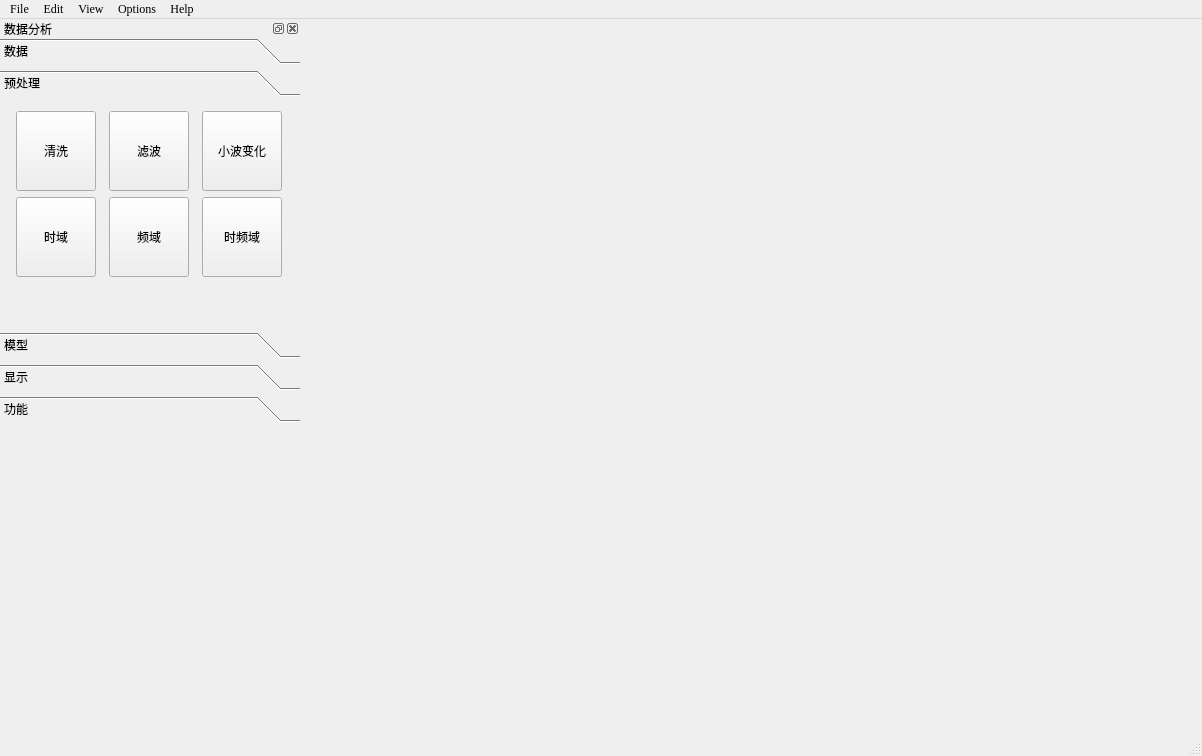
<?xml version="1.0" encoding="UTF-8"?>
<ui version="4.0">
 <class>DataAnalysis</class>
 <widget class="QMainWindow" name="DataAnalysis">
  <property name="geometry">
   <rect>
    <x>0</x>
    <y>0</y>
    <width>1202</width>
    <height>756</height>
   </rect>
  </property>
  <property name="font">
   <font>
    <family>Times New Roman</family>
   </font>
  </property>
  <property name="windowTitle">
   <string>Drill Star - Data Analysis</string>
  </property>
  <widget class="QWidget" name="centralwidget">
   <layout class="QVBoxLayout" name="verticalLayout_5">
    <property name="leftMargin">
     <number>0</number>
    </property>
    <property name="topMargin">
     <number>0</number>
    </property>
    <property name="rightMargin">
     <number>0</number>
    </property>
    <property name="bottomMargin">
     <number>0</number>
    </property>
    <item>
     <layout class="QVBoxLayout" name="verticalLayout_graph"/>
    </item>
   </layout>
  </widget>
  <widget class="QMenuBar" name="menubar">
   <property name="geometry">
    <rect>
     <x>0</x>
     <y>0</y>
     <width>1202</width>
     <height>23</height>
    </rect>
   </property>
   <widget class="QMenu" name="menuFile">
    <property name="font">
     <font>
      <family>Times New Roman</family>
     </font>
    </property>
    <property name="title">
     <string>File</string>
    </property>
   </widget>
   <widget class="QMenu" name="menuEdit">
    <property name="font">
     <font>
      <family>Times New Roman</family>
     </font>
    </property>
    <property name="title">
     <string>Edit</string>
    </property>
   </widget>
   <widget class="QMenu" name="menuView">
    <property name="font">
     <font>
      <family>Times New Roman</family>
     </font>
    </property>
    <property name="title">
     <string>View</string>
    </property>
   </widget>
   <widget class="QMenu" name="menuOptions">
    <property name="font">
     <font>
      <family>Times New Roman</family>
     </font>
    </property>
    <property name="title">
     <string>Options</string>
    </property>
   </widget>
   <widget class="QMenu" name="menuHelp">
    <property name="font">
     <font>
      <family>Times New Roman</family>
     </font>
    </property>
    <property name="title">
     <string>Help</string>
    </property>
   </widget>
   <addaction name="menuFile"/>
   <addaction name="menuEdit"/>
   <addaction name="menuView"/>
   <addaction name="menuOptions"/>
   <addaction name="menuHelp"/>
  </widget>
  <widget class="QStatusBar" name="statusbar"/>
  <widget class="QDockWidget" name="dockWidget">
   <property name="minimumSize">
    <size>
     <width>300</width>
     <height>289</height>
    </size>
   </property>
   <property name="maximumSize">
    <size>
     <width>300</width>
     <height>524287</height>
    </size>
   </property>
   <property name="toolTip">
    <string/>
   </property>
   <property name="allowedAreas">
    <set>Qt::LeftDockWidgetArea|Qt::RightDockWidgetArea</set>
   </property>
   <property name="windowTitle">
    <string>数据分析</string>
   </property>
   <attribute name="dockWidgetArea">
    <number>1</number>
   </attribute>
   <widget class="QWidget" name="dockWidgetContents">
    <layout class="QVBoxLayout" name="verticalLayout">
     <property name="leftMargin">
      <number>0</number>
     </property>
     <property name="topMargin">
      <number>0</number>
     </property>
     <property name="rightMargin">
      <number>0</number>
     </property>
     <property name="bottomMargin">
      <number>10</number>
     </property>
     <item>
      <widget class="QToolBox" name="toolBox">
       <property name="font">
        <font>
         <family>Times New Roman</family>
         <pointsize>9</pointsize>
        </font>
       </property>
       <property name="currentIndex">
        <number>1</number>
       </property>
       <widget class="QWidget" name="page_Data">
        <property name="geometry">
         <rect>
          <x>0</x>
          <y>0</y>
          <width>300</width>
          <height>236</height>
         </rect>
        </property>
        <attribute name="label">
         <string>数据</string>
        </attribute>
        <layout class="QGridLayout" name="gridLayout_5">
         <property name="leftMargin">
          <number>0</number>
         </property>
         <property name="topMargin">
          <number>0</number>
         </property>
         <property name="rightMargin">
          <number>0</number>
         </property>
         <property name="bottomMargin">
          <number>0</number>
         </property>
         <item row="0" column="0">
          <widget class="QWidget" name="widget" native="true">
           <property name="maximumSize">
            <size>
             <width>16777215</width>
             <height>16777215</height>
            </size>
           </property>
           <layout class="QGridLayout" name="gridLayout">
            <item row="1" column="1">
             <widget class="QToolButton" name="btn_Data_Datainfo">
              <property name="minimumSize">
               <size>
                <width>80</width>
                <height>80</height>
               </size>
              </property>
              <property name="maximumSize">
               <size>
                <width>80</width>
                <height>80</height>
               </size>
              </property>
              <property name="font">
               <font>
                <family>微软雅黑</family>
                <pointsize>9</pointsize>
               </font>
              </property>
              <property name="text">
               <string>数据信息</string>
              </property>
             </widget>
            </item>
            <item row="1" column="2">
             <widget class="QToolButton" name="btn_Data_Save">
              <property name="minimumSize">
               <size>
                <width>80</width>
                <height>80</height>
               </size>
              </property>
              <property name="maximumSize">
               <size>
                <width>80</width>
                <height>80</height>
               </size>
              </property>
              <property name="font">
               <font>
                <family>微软雅黑</family>
                <pointsize>9</pointsize>
               </font>
              </property>
              <property name="text">
               <string>保存数据</string>
              </property>
             </widget>
            </item>
            <item row="0" column="2">
             <widget class="QToolButton" name="btn_Data_SQLimport">
              <property name="minimumSize">
               <size>
                <width>80</width>
                <height>80</height>
               </size>
              </property>
              <property name="maximumSize">
               <size>
                <width>80</width>
                <height>80</height>
               </size>
              </property>
              <property name="font">
               <font>
                <family>Times New Roman</family>
                <pointsize>9</pointsize>
               </font>
              </property>
              <property name="text">
               <string>SQL</string>
              </property>
             </widget>
            </item>
            <item row="1" column="0">
             <widget class="QToolButton" name="btn_Data_DataList">
              <property name="minimumSize">
               <size>
                <width>80</width>
                <height>80</height>
               </size>
              </property>
              <property name="maximumSize">
               <size>
                <width>80</width>
                <height>80</height>
               </size>
              </property>
              <property name="font">
               <font>
                <family>微软雅黑</family>
                <pointsize>9</pointsize>
               </font>
              </property>
              <property name="text">
               <string>数据表</string>
              </property>
             </widget>
            </item>
            <item row="0" column="0">
             <widget class="QToolButton" name="btn_Data_Excelimport">
              <property name="minimumSize">
               <size>
                <width>80</width>
                <height>80</height>
               </size>
              </property>
              <property name="maximumSize">
               <size>
                <width>80</width>
                <height>80</height>
               </size>
              </property>
              <property name="font">
               <font>
                <family>Times New Roman</family>
                <pointsize>9</pointsize>
               </font>
              </property>
              <property name="text">
               <string>Excel 导入</string>
              </property>
             </widget>
            </item>
            <item row="0" column="1">
             <widget class="QToolButton" name="btn_Data_CSVimport">
              <property name="minimumSize">
               <size>
                <width>80</width>
                <height>80</height>
               </size>
              </property>
              <property name="maximumSize">
               <size>
                <width>80</width>
                <height>80</height>
               </size>
              </property>
              <property name="font">
               <font>
                <family>Times New Roman</family>
                <pointsize>9</pointsize>
               </font>
              </property>
              <property name="text">
               <string>CSV 导入</string>
              </property>
             </widget>
            </item>
            <item row="2" column="1">
             <spacer name="verticalSpacer">
              <property name="orientation">
               <enum>Qt::Vertical</enum>
              </property>
              <property name="sizeHint" stdset="0">
               <size>
                <width>20</width>
                <height>40</height>
               </size>
              </property>
             </spacer>
            </item>
           </layout>
          </widget>
         </item>
        </layout>
       </widget>
       <widget class="QWidget" name="page_Process">
        <property name="geometry">
         <rect>
          <x>0</x>
          <y>0</y>
          <width>300</width>
          <height>236</height>
         </rect>
        </property>
        <attribute name="label">
         <string>预处理</string>
        </attribute>
        <layout class="QVBoxLayout" name="verticalLayout_3">
         <property name="leftMargin">
          <number>0</number>
         </property>
         <property name="topMargin">
          <number>0</number>
         </property>
         <property name="rightMargin">
          <number>0</number>
         </property>
         <property name="bottomMargin">
          <number>0</number>
         </property>
         <item>
          <widget class="QWidget" name="widget_2" native="true">
           <property name="maximumSize">
            <size>
             <width>16777215</width>
             <height>16777215</height>
            </size>
           </property>
           <layout class="QGridLayout" name="gridLayout_2">
            <item row="2" column="4">
             <widget class="QToolButton" name="btn_Process_timeFrequency">
              <property name="minimumSize">
               <size>
                <width>80</width>
                <height>80</height>
               </size>
              </property>
              <property name="maximumSize">
               <size>
                <width>80</width>
                <height>80</height>
               </size>
              </property>
              <property name="font">
               <font>
                <family>微软雅黑</family>
                <pointsize>9</pointsize>
               </font>
              </property>
              <property name="text">
               <string>时频域</string>
              </property>
             </widget>
            </item>
            <item row="2" column="2">
             <widget class="QToolButton" name="btn_Process_Frequency">
              <property name="minimumSize">
               <size>
                <width>80</width>
                <height>80</height>
               </size>
              </property>
              <property name="maximumSize">
               <size>
                <width>80</width>
                <height>80</height>
               </size>
              </property>
              <property name="font">
               <font>
                <family>微软雅黑</family>
                <pointsize>9</pointsize>
               </font>
              </property>
              <property name="text">
               <string>频域</string>
              </property>
             </widget>
            </item>
            <item row="1" column="4">
             <widget class="QToolButton" name="btn_Process_Wavelet">
              <property name="minimumSize">
               <size>
                <width>80</width>
                <height>80</height>
               </size>
              </property>
              <property name="maximumSize">
               <size>
                <width>80</width>
                <height>80</height>
               </size>
              </property>
              <property name="font">
               <font>
                <family>微软雅黑</family>
                <pointsize>9</pointsize>
               </font>
              </property>
              <property name="text">
               <string>小波变化</string>
              </property>
             </widget>
            </item>
            <item row="5" column="2">
             <spacer name="verticalSpacer_2">
              <property name="orientation">
               <enum>Qt::Vertical</enum>
              </property>
              <property name="sizeHint" stdset="0">
               <size>
                <width>20</width>
                <height>40</height>
               </size>
              </property>
             </spacer>
            </item>
            <item row="2" column="0">
             <widget class="QToolButton" name="btn_Process_Time">
              <property name="minimumSize">
               <size>
                <width>80</width>
                <height>80</height>
               </size>
              </property>
              <property name="maximumSize">
               <size>
                <width>80</width>
                <height>80</height>
               </size>
              </property>
              <property name="font">
               <font>
                <family>微软雅黑</family>
                <pointsize>9</pointsize>
               </font>
              </property>
              <property name="text">
               <string>时域</string>
              </property>
             </widget>
            </item>
            <item row="1" column="0">
             <widget class="QToolButton" name="btn_Process_Clean">
              <property name="minimumSize">
               <size>
                <width>80</width>
                <height>80</height>
               </size>
              </property>
              <property name="maximumSize">
               <size>
                <width>80</width>
                <height>80</height>
               </size>
              </property>
              <property name="font">
               <font>
                <family>微软雅黑</family>
                <pointsize>9</pointsize>
               </font>
              </property>
              <property name="text">
               <string>清洗</string>
              </property>
             </widget>
            </item>
            <item row="1" column="2">
             <widget class="QToolButton" name="btn_Process_Filter">
              <property name="minimumSize">
               <size>
                <width>80</width>
                <height>80</height>
               </size>
              </property>
              <property name="maximumSize">
               <size>
                <width>80</width>
                <height>80</height>
               </size>
              </property>
              <property name="font">
               <font>
                <family>微软雅黑</family>
                <pointsize>9</pointsize>
               </font>
              </property>
              <property name="text">
               <string>滤波</string>
              </property>
             </widget>
            </item>
           </layout>
          </widget>
         </item>
        </layout>
       </widget>
       <widget class="QWidget" name="page_Model">
        <property name="geometry">
         <rect>
          <x>0</x>
          <y>0</y>
          <width>300</width>
          <height>388</height>
         </rect>
        </property>
        <attribute name="label">
         <string>模型</string>
        </attribute>
        <layout class="QVBoxLayout" name="verticalLayout_4">
         <property name="leftMargin">
          <number>0</number>
         </property>
         <property name="topMargin">
          <number>0</number>
         </property>
         <property name="rightMargin">
          <number>0</number>
         </property>
         <property name="bottomMargin">
          <number>0</number>
         </property>
         <item>
          <widget class="QWidget" name="widget_3" native="true">
           <layout class="QGridLayout" name="gridLayout_3">
            <property name="leftMargin">
             <number>0</number>
            </property>
            <property name="topMargin">
             <number>0</number>
            </property>
            <property name="rightMargin">
             <number>0</number>
            </property>
            <property name="bottomMargin">
             <number>0</number>
            </property>
            <item row="4" column="1">
             <spacer name="verticalSpacer_3">
              <property name="orientation">
               <enum>Qt::Vertical</enum>
              </property>
              <property name="sizeHint" stdset="0">
               <size>
                <width>20</width>
                <height>40</height>
               </size>
              </property>
             </spacer>
            </item>
            <item row="0" column="0">
             <widget class="QToolButton" name="btn_Model_PCA">
              <property name="minimumSize">
               <size>
                <width>80</width>
                <height>80</height>
               </size>
              </property>
              <property name="maximumSize">
               <size>
                <width>80</width>
                <height>80</height>
               </size>
              </property>
              <property name="font">
               <font>
                <family>Times New Roman</family>
                <pointsize>9</pointsize>
               </font>
              </property>
              <property name="text">
               <string>PCA</string>
              </property>
             </widget>
            </item>
            <item row="0" column="1">
             <widget class="QToolButton" name="btn_Model_SVM">
              <property name="minimumSize">
               <size>
                <width>80</width>
                <height>80</height>
               </size>
              </property>
              <property name="maximumSize">
               <size>
                <width>80</width>
                <height>80</height>
               </size>
              </property>
              <property name="font">
               <font>
                <family>Times New Roman</family>
                <pointsize>9</pointsize>
               </font>
              </property>
              <property name="text">
               <string>SVM</string>
              </property>
             </widget>
            </item>
            <item row="0" column="2">
             <widget class="QToolButton" name="btn_Model_KMeans">
              <property name="minimumSize">
               <size>
                <width>80</width>
                <height>80</height>
               </size>
              </property>
              <property name="maximumSize">
               <size>
                <width>80</width>
                <height>80</height>
               </size>
              </property>
              <property name="font">
               <font>
                <family>Times New Roman</family>
                <pointsize>9</pointsize>
               </font>
              </property>
              <property name="text">
               <string>K-Means</string>
              </property>
             </widget>
            </item>
            <item row="1" column="0">
             <widget class="QToolButton" name="btn_Model_NN">
              <property name="minimumSize">
               <size>
                <width>80</width>
                <height>80</height>
               </size>
              </property>
              <property name="maximumSize">
               <size>
                <width>80</width>
                <height>80</height>
               </size>
              </property>
              <property name="font">
               <font>
                <family>Times New Roman</family>
                <pointsize>9</pointsize>
               </font>
              </property>
              <property name="text">
               <string>Neural
Network</string>
              </property>
             </widget>
            </item>
            <item row="1" column="1">
             <widget class="QToolButton" name="btn_Model_Lstm">
              <property name="minimumSize">
               <size>
                <width>80</width>
                <height>80</height>
               </size>
              </property>
              <property name="maximumSize">
               <size>
                <width>80</width>
                <height>80</height>
               </size>
              </property>
              <property name="font">
               <font>
                <family>Times New Roman</family>
                <pointsize>9</pointsize>
               </font>
              </property>
              <property name="text">
               <string>Lstm</string>
              </property>
             </widget>
            </item>
            <item row="1" column="2">
             <widget class="QToolButton" name="btn_Model_NaiveBayes">
              <property name="minimumSize">
               <size>
                <width>80</width>
                <height>80</height>
               </size>
              </property>
              <property name="maximumSize">
               <size>
                <width>80</width>
                <height>80</height>
               </size>
              </property>
              <property name="font">
               <font>
                <family>Times New Roman</family>
                <pointsize>9</pointsize>
               </font>
              </property>
              <property name="text">
               <string>Naive
Bayes</string>
              </property>
             </widget>
            </item>
            <item row="2" column="0">
             <widget class="QToolButton" name="btn_Model_Informer">
              <property name="minimumSize">
               <size>
                <width>80</width>
                <height>80</height>
               </size>
              </property>
              <property name="maximumSize">
               <size>
                <width>80</width>
                <height>80</height>
               </size>
              </property>
              <property name="font">
               <font>
                <family>Times New Roman</family>
                <pointsize>9</pointsize>
               </font>
              </property>
              <property name="text">
               <string>Informer</string>
              </property>
             </widget>
            </item>
            <item row="2" column="1">
             <widget class="QToolButton" name="btn_Model_LogisticRegression">
              <property name="minimumSize">
               <size>
                <width>80</width>
                <height>80</height>
               </size>
              </property>
              <property name="maximumSize">
               <size>
                <width>80</width>
                <height>80</height>
               </size>
              </property>
              <property name="font">
               <font>
                <family>Times New Roman</family>
                <pointsize>9</pointsize>
               </font>
              </property>
              <property name="text">
               <string>Logistic
Regression</string>
              </property>
             </widget>
            </item>
            <item row="2" column="2">
             <widget class="QToolButton" name="btn_Model_LinearRegression">
              <property name="minimumSize">
               <size>
                <width>80</width>
                <height>80</height>
               </size>
              </property>
              <property name="maximumSize">
               <size>
                <width>80</width>
                <height>80</height>
               </size>
              </property>
              <property name="font">
               <font>
                <family>Times New Roman</family>
                <pointsize>9</pointsize>
               </font>
              </property>
              <property name="text">
               <string>Linear
Regression</string>
              </property>
             </widget>
            </item>
            <item row="3" column="0">
             <widget class="QToolButton" name="btn_Model_SaveModel">
              <property name="minimumSize">
               <size>
                <width>80</width>
                <height>80</height>
               </size>
              </property>
              <property name="maximumSize">
               <size>
                <width>80</width>
                <height>80</height>
               </size>
              </property>
              <property name="font">
               <font>
                <family>Times New Roman</family>
                <pointsize>9</pointsize>
               </font>
              </property>
              <property name="text">
               <string>Save
Model</string>
              </property>
             </widget>
            </item>
            <item row="3" column="1">
             <widget class="QToolButton" name="btn_Model_LoadModel">
              <property name="minimumSize">
               <size>
                <width>80</width>
                <height>80</height>
               </size>
              </property>
              <property name="maximumSize">
               <size>
                <width>80</width>
                <height>80</height>
               </size>
              </property>
              <property name="font">
               <font>
                <family>Times New Roman</family>
                <pointsize>9</pointsize>
               </font>
              </property>
              <property name="text">
               <string>Load
Model</string>
              </property>
             </widget>
            </item>
           </layout>
          </widget>
         </item>
        </layout>
       </widget>
       <widget class="QWidget" name="page_Display">
        <property name="geometry">
         <rect>
          <x>0</x>
          <y>0</y>
          <width>300</width>
          <height>174</height>
         </rect>
        </property>
        <attribute name="label">
         <string>显示</string>
        </attribute>
        <layout class="QGridLayout" name="gridLayout_4">
         <item row="0" column="0">
          <widget class="QToolButton" name="btn_Display_LinePlot">
           <property name="minimumSize">
            <size>
             <width>80</width>
             <height>80</height>
            </size>
           </property>
           <property name="maximumSize">
            <size>
             <width>80</width>
             <height>80</height>
            </size>
           </property>
           <property name="font">
            <font>
             <family>Times New Roman</family>
             <pointsize>9</pointsize>
            </font>
           </property>
           <property name="text">
            <string>Line Plot</string>
           </property>
          </widget>
         </item>
         <item row="0" column="1">
          <widget class="QToolButton" name="btn_Display_ScatterPlot">
           <property name="minimumSize">
            <size>
             <width>80</width>
             <height>80</height>
            </size>
           </property>
           <property name="maximumSize">
            <size>
             <width>80</width>
             <height>80</height>
            </size>
           </property>
           <property name="font">
            <font>
             <family>Times New Roman</family>
             <pointsize>9</pointsize>
            </font>
           </property>
           <property name="text">
            <string>Scatter Plot</string>
           </property>
          </widget>
         </item>
         <item row="0" column="2">
          <widget class="QToolButton" name="btn_Display_BarPlot">
           <property name="minimumSize">
            <size>
             <width>80</width>
             <height>80</height>
            </size>
           </property>
           <property name="maximumSize">
            <size>
             <width>80</width>
             <height>80</height>
            </size>
           </property>
           <property name="font">
            <font>
             <family>Times New Roman</family>
             <pointsize>9</pointsize>
            </font>
           </property>
           <property name="text">
            <string>Bar plot</string>
           </property>
          </widget>
         </item>
         <item row="1" column="1">
          <spacer name="verticalSpacer_10">
           <property name="orientation">
            <enum>Qt::Vertical</enum>
           </property>
           <property name="sizeHint" stdset="0">
            <size>
             <width>20</width>
             <height>40</height>
            </size>
           </property>
          </spacer>
         </item>
        </layout>
       </widget>
       <widget class="QWidget" name="page_Special">
        <property name="geometry">
         <rect>
          <x>0</x>
          <y>0</y>
          <width>300</width>
          <height>301</height>
         </rect>
        </property>
        <attribute name="label">
         <string>功能</string>
        </attribute>
        <layout class="QVBoxLayout" name="verticalLayout_8">
         <property name="leftMargin">
          <number>0</number>
         </property>
         <property name="topMargin">
          <number>0</number>
         </property>
         <property name="rightMargin">
          <number>0</number>
         </property>
         <property name="bottomMargin">
          <number>0</number>
         </property>
         <item>
          <widget class="QWidget" name="widget_7" native="true">
           <layout class="QGridLayout" name="gridLayout_7">
            <property name="leftMargin">
             <number>0</number>
            </property>
            <property name="topMargin">
             <number>0</number>
            </property>
            <property name="rightMargin">
             <number>0</number>
            </property>
            <property name="bottomMargin">
             <number>0</number>
            </property>
            <item row="5" column="1">
             <spacer name="verticalSpacer_4">
              <property name="orientation">
               <enum>Qt::Vertical</enum>
              </property>
              <property name="sizeHint" stdset="0">
               <size>
                <width>20</width>
                <height>40</height>
               </size>
              </property>
             </spacer>
            </item>
            <item row="0" column="0">
             <widget class="QToolButton" name="btn_OilFunc_Standardization">
              <property name="minimumSize">
               <size>
                <width>80</width>
                <height>80</height>
               </size>
              </property>
              <property name="maximumSize">
               <size>
                <width>80</width>
                <height>80</height>
               </size>
              </property>
              <property name="font">
               <font>
                <family>Times New Roman</family>
                <pointsize>9</pointsize>
               </font>
              </property>
              <property name="text">
               <string>工程值转换</string>
              </property>
             </widget>
            </item>
            <item row="4" column="0">
             <widget class="QToolButton" name="btn_OilFunc_MSE">
              <property name="maximumSize">
               <size>
                <width>80</width>
                <height>80</height>
               </size>
              </property>
              <property name="font">
               <font>
                <family>Times New Roman</family>
                <pointsize>9</pointsize>
               </font>
              </property>
              <property name="text">
               <string>MSE</string>
              </property>
             </widget>
            </item>
            <item row="2" column="0">
             <widget class="QToolButton" name="btn_OilFunc_TorsionalVibration">
              <property name="minimumSize">
               <size>
                <width>80</width>
                <height>80</height>
               </size>
              </property>
              <property name="maximumSize">
               <size>
                <width>80</width>
                <height>80</height>
               </size>
              </property>
              <property name="text">
               <string>扭转振动</string>
              </property>
             </widget>
            </item>
            <item row="2" column="1">
             <widget class="QToolButton" name="btn_OilFunc_LateralVibration">
              <property name="minimumSize">
               <size>
                <width>80</width>
                <height>80</height>
               </size>
              </property>
              <property name="maximumSize">
               <size>
                <width>80</width>
                <height>80</height>
               </size>
              </property>
              <property name="text">
               <string>横向振动</string>
              </property>
             </widget>
            </item>
            <item row="4" column="1">
             <widget class="QToolButton" name="btn_OilFunc_SSI">
              <property name="minimumSize">
               <size>
                <width>80</width>
                <height>80</height>
               </size>
              </property>
              <property name="maximumSize">
               <size>
                <width>80</width>
                <height>80</height>
               </size>
              </property>
              <property name="font">
               <font>
                <family>Times New Roman</family>
                <pointsize>9</pointsize>
               </font>
              </property>
              <property name="text">
               <string>SSI</string>
              </property>
             </widget>
            </item>
            <item row="2" column="2">
             <widget class="QToolButton" name="btn_OilFunc_AxialVibration">
              <property name="minimumSize">
               <size>
                <width>80</width>
                <height>80</height>
               </size>
              </property>
              <property name="maximumSize">
               <size>
                <width>80</width>
                <height>80</height>
               </size>
              </property>
              <property name="text">
               <string>轴向振动</string>
              </property>
             </widget>
            </item>
            <item row="4" column="2">
             <widget class="QToolButton" name="btn_OilFunc_ConditionIdentification">
              <property name="minimumSize">
               <size>
                <width>80</width>
                <height>80</height>
               </size>
              </property>
              <property name="maximumSize">
               <size>
                <width>80</width>
                <height>80</height>
               </size>
              </property>
              <property name="text">
               <string>工况识别</string>
              </property>
             </widget>
            </item>
            <item row="0" column="2">
             <widget class="QToolButton" name="btn_OilFunc_TimeDepth">
              <property name="minimumSize">
               <size>
                <width>80</width>
                <height>80</height>
               </size>
              </property>
              <property name="maximumSize">
               <size>
                <width>80</width>
                <height>80</height>
               </size>
              </property>
              <property name="text">
               <string>时深对标</string>
              </property>
             </widget>
            </item>
            <item row="0" column="1">
             <widget class="QToolButton" name="btn_OilFunc_TimeConv">
              <property name="enabled">
               <bool>true</bool>
              </property>
              <property name="minimumSize">
               <size>
                <width>80</width>
                <height>80</height>
               </size>
              </property>
              <property name="maximumSize">
               <size>
                <width>80</width>
                <height>80</height>
               </size>
              </property>
              <property name="text">
               <string>时间对齐</string>
              </property>
             </widget>
            </item>
           </layout>
          </widget>
         </item>
        </layout>
       </widget>
      </widget>
     </item>
     <item>
      <spacer name="verticalSpacer_5">
       <property name="orientation">
        <enum>Qt::Vertical</enum>
       </property>
       <property name="sizeHint" stdset="0">
        <size>
         <width>20</width>
         <height>40</height>
        </size>
       </property>
      </spacer>
     </item>
    </layout>
   </widget>
  </widget>
 </widget>
 <resources/>
 <connections/>
</ui>
